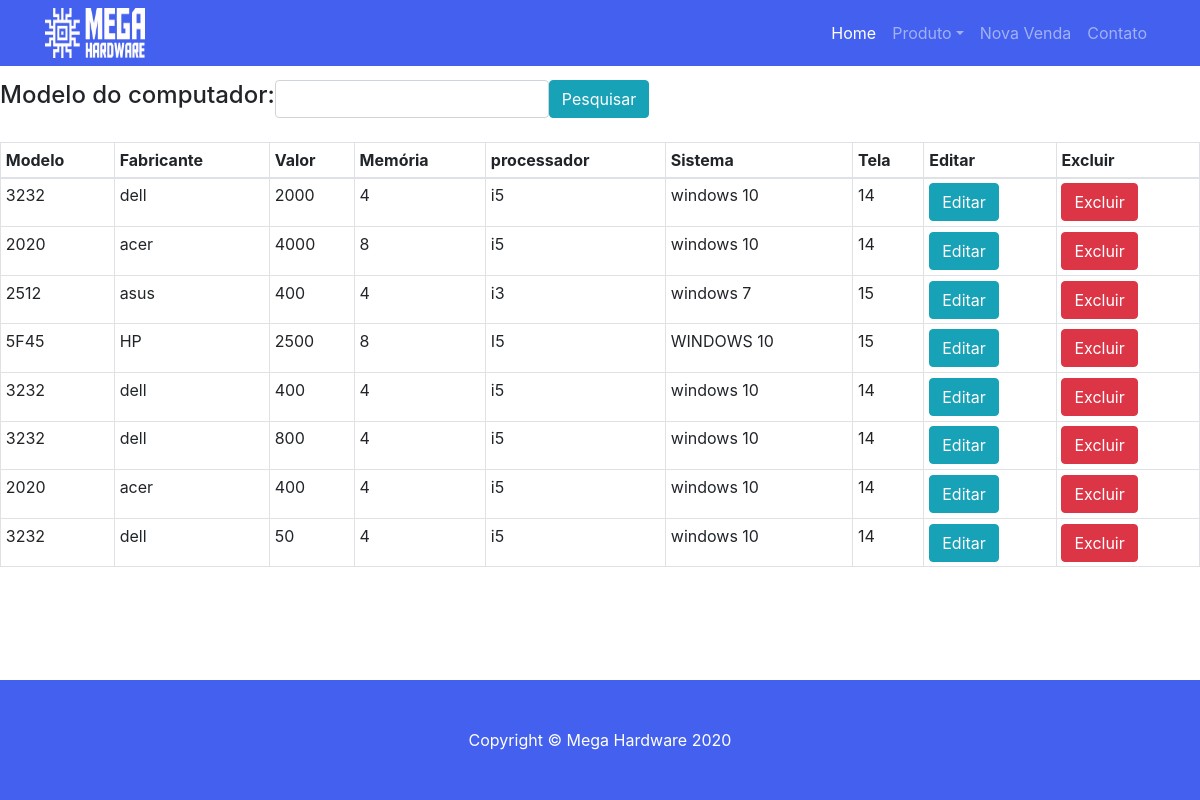
/lista-produto.php, run on the app's committed database.
### tables this page shows
CREATE TABLE `produto` (
  `id` int(11) NOT NULL,
  `modelo` varchar(30) NOT NULL,
  `fabricante` varchar(30) NOT NULL,
  `valor` float NOT NULL,
  `memoria` int(11) NOT NULL,
  `processador` varchar(30) NOT NULL,
  `armazenamento` varchar(30) NOT NULL,
  `sistema` varchar(30) NOT NULL,
  `tela` varchar(30) NOT NULL
);

### classes/Produto.php (called while the page is built, shortened)
<?php
class Produto {
	 public function listar()
	{
			$query = "SELECT * FROM produto";
			$conexao = Conexao::pegarConexao();
			$resultado = $conexao->query($query);
			$lista = $resultado->fetchAll();
			return $lista;
	}
}
?>

### lista-produto.php (the view, shortened to what this page needs)
<?php
require_once('cabecalho.php');
require_once 'classes/Produto.php';
?>
<?php
$computador = new Produto();
$lista = $computador->listar();
?>
<br>
<form class="form-inline" method="post" action="computador-pesquisar.php">
  <div class="form-group">
    <label for="p"><h4>Modelo do computador:</h4></label>
    <input type="texto" name="pesquisa" class="form-control" >
	<input type="submit" class="btn btn-info" value="Pesquisar" >
  </div>
</form>
<div class="row">
    <div class="col-md-12">
        <table class="table table-bordered table-hover table-sm" id="tabela">
            <thead>
                <tr>
					<br>
                    <th>Modelo</th>
					<th>Fabricante</th>
                    <th>Valor</th>
					<th>Memória</th>
                    <th>processador</th>
					<th>Sistema</th>
                    <th>Tela</th>
                    <th class="acao">Editar</th>
                    <th class="acao">Excluir</th>
                </tr>
            </thead>
            <tbody>
                <?php foreach ($lista as $linha):
				?>
                    <tr>
                        <td><?php echo $linha['modelo'] ?></td>
						<td><?php echo $linha['fabricante'] ?></td>
                        <td><?php echo $linha['valor'] ?></td>
						<td><?php echo $linha['memoria'] ?></td>
						<td><?php echo $linha['processador'] ?></td>
                        <td><?php echo $linha['sistema'] ?></td>
						<td><?php echo $linha['tela'] ?></td>
                        <td><a href="computador-editar.php?id=<?php echo $linha['id'] ?>" class="btn btn-info">Editar</a></td>
                        <td><a href="computador-excluir.php?id=<?php echo $linha['id'] ?>" class="btn btn-danger">Excluir</a></td>
                    </tr>
                <?php
				endforeach
				?>
            </tbody>
        </table>
    </div>
</div>
  <footer class="py-5 fixed-bottom" style="background-color: #4361ee;">
    <div class="container">
      <p class="m-0 text-center text-white">Copyright &copy; Mega Hardware 2020</p>
    </div>
  </footer>
</body>
</html>

### css/business-frontpage.css (style rules this page uses)
body { padding-top: 56px; }

### data on the page
produto: modelo "3232", fabricante "dell", valor "2000", memoria "4", processador "i5", sistema "windows 10", tela "14"
produto: modelo "2020", fabricante "acer", valor "4000", memoria "8", processador "i5", sistema "windows 10", tela "14"
produto: modelo "2512", fabricante "asus", valor "400", memoria "4", processador "i3", sistema "windows 7", tela "15"
produto: modelo "5F45", fabricante "HP", valor "2500", memoria "8", processador "I5", sistema "WINDOWS 10", tela "15"
produto: modelo "3232", fabricante "dell", valor "400", memoria "4", processador "i5", sistema "windows 10", tela "14"
produto: modelo "3232", fabricante "dell", valor "800", memoria "4", processador "i5", sistema "windows 10", tela "14"
produto: modelo "2020", fabricante "acer", valor "400", memoria "4", processador "i5", sistema "windows 10", tela "14"
produto: modelo "3232", fabricante "dell", valor "50", memoria "4", processador "i5", sistema "windows 10", tela "14"
